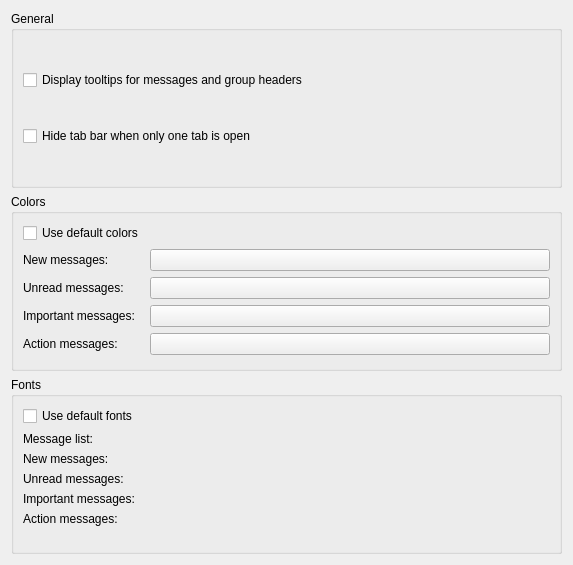
<?xml version="1.0" encoding="UTF-8"?>
<ui version="4.0">
 <class>MessageListConfig</class>
 <widget class="QWidget" name="MessageListConfig">
  <property name="geometry">
   <rect>
    <x>0</x>
    <y>0</y>
    <width>573</width>
    <height>565</height>
   </rect>
  </property>
  <layout class="QVBoxLayout" name="verticalLayout_2">
   <item>
    <widget class="QGroupBox" name="mainGroup">
     <property name="title">
      <string>General</string>
     </property>
     <layout class="QVBoxLayout" name="verticalLayout">
      <item>
       <widget class="QCheckBox" name="kcfg_MessageToolTipEnabled">
        <property name="text">
         <string>Display tooltips for messages and group headers</string>
        </property>
       </widget>
      </item>
      <item>
       <widget class="QCheckBox" name="kcfg_AutoHideTabBarWithSingleTab">
        <property name="text">
         <string>Hide tab bar when only one tab is open</string>
        </property>
       </widget>
      </item>
     </layout>
    </widget>
   </item>
   <item>
    <widget class="QGroupBox" name="colorGroup">
     <property name="title">
      <string>Colors</string>
     </property>
     <layout class="QHBoxLayout" name="horizontalLayout">
      <item>
       <layout class="QFormLayout" name="formLayout">
        <item row="0" column="0">
         <widget class="QCheckBox" name="kcfg_UseDefaultColors">
          <property name="text">
           <string>Use default colors</string>
          </property>
         </widget>
        </item>
        <item row="1" column="0">
         <widget class="QLabel" name="label">
          <property name="text">
           <string>New messages:</string>
          </property>
         </widget>
        </item>
        <item row="1" column="1">
         <widget class="KColorButton" name="kcfg_NewMessageColor"/>
        </item>
        <item row="2" column="0">
         <widget class="QLabel" name="label_2">
          <property name="text">
           <string>Unread messages:</string>
          </property>
         </widget>
        </item>
        <item row="2" column="1">
         <widget class="KColorButton" name="kcfg_UnreadMessageColor"/>
        </item>
        <item row="3" column="0">
         <widget class="QLabel" name="label_3">
          <property name="text">
           <string>Important messages:</string>
          </property>
         </widget>
        </item>
        <item row="3" column="1">
         <widget class="KColorButton" name="kcfg_ImportantMessageColor"/>
        </item>
        <item row="4" column="0">
         <widget class="QLabel" name="label_4">
          <property name="text">
           <string>Action messages:</string>
          </property>
         </widget>
        </item>
        <item row="4" column="1">
         <widget class="KColorButton" name="kcfg_TodoMessageColor"/>
        </item>
       </layout>
      </item>
     </layout>
    </widget>
   </item>
   <item>
    <widget class="QGroupBox" name="fontGroup">
     <property name="title">
      <string>Fonts</string>
     </property>
     <layout class="QHBoxLayout" name="horizontalLayout_2">
      <item>
       <layout class="QFormLayout" name="formLayout_2">
        <property name="fieldGrowthPolicy">
         <enum>QFormLayout::ExpandingFieldsGrow</enum>
        </property>
        <item row="0" column="0">
         <widget class="QCheckBox" name="kcfg_UseDefaultFonts">
          <property name="text">
           <string>Use default fonts</string>
          </property>
         </widget>
        </item>
        <item row="1" column="0">
         <widget class="QLabel" name="label_9">
          <property name="text">
           <string>Message list:</string>
          </property>
         </widget>
        </item>
        <item row="2" column="0">
         <widget class="QLabel" name="label_5">
          <property name="text">
           <string>New messages:</string>
          </property>
         </widget>
        </item>
        <item row="3" column="0">
         <widget class="QLabel" name="label_6">
          <property name="text">
           <string>Unread messages:</string>
          </property>
         </widget>
        </item>
        <item row="4" column="0">
         <widget class="QLabel" name="label_7">
          <property name="text">
           <string>Important messages:</string>
          </property>
         </widget>
        </item>
        <item row="5" column="0">
         <widget class="QLabel" name="label_8">
          <property name="text">
           <string>Action messages:</string>
          </property>
         </widget>
        </item>
        <item row="1" column="1">
         <widget class="KFontRequester" name="kcfg_MessageListFont"/>
        </item>
        <item row="2" column="1">
         <widget class="KFontRequester" name="kcfg_NewMessageFont"/>
        </item>
        <item row="3" column="1">
         <widget class="KFontRequester" name="kcfg_UnreadMessageFont"/>
        </item>
        <item row="4" column="1">
         <widget class="KFontRequester" name="kcfg_ImportantMessageFont"/>
        </item>
        <item row="5" column="1">
         <widget class="KFontRequester" name="kcfg_TodoMessageFont"/>
        </item>
       </layout>
      </item>
     </layout>
    </widget>
   </item>
  </layout>
 </widget>
 <customwidgets>
  <customwidget>
   <class>KFontRequester</class>
   <extends>QWidget</extends>
   <header>kfontrequester.h</header>
  </customwidget>
  <customwidget>
   <class>KColorButton</class>
   <extends>QPushButton</extends>
   <header>kcolorbutton.h</header>
  </customwidget>
 </customwidgets>
 <resources/>
 <connections>
  <connection>
   <sender>kcfg_UseDefaultColors</sender>
   <signal>toggled(bool)</signal>
   <receiver>kcfg_NewMessageColor</receiver>
   <slot>setDisabled(bool)</slot>
   <hints>
    <hint type="sourcelabel">
     <x>66</x>
     <y>141</y>
    </hint>
    <hint type="destinationlabel">
     <x>170</x>
     <y>177</y>
    </hint>
   </hints>
  </connection>
  <connection>
   <sender>kcfg_UseDefaultColors</sender>
   <signal>toggled(bool)</signal>
   <receiver>kcfg_UnreadMessageColor</receiver>
   <slot>setDisabled(bool)</slot>
   <hints>
    <hint type="sourcelabel">
     <x>37</x>
     <y>141</y>
    </hint>
    <hint type="destinationlabel">
     <x>163</x>
     <y>205</y>
    </hint>
   </hints>
  </connection>
  <connection>
   <sender>kcfg_UseDefaultColors</sender>
   <signal>toggled(bool)</signal>
   <receiver>kcfg_ImportantMessageColor</receiver>
   <slot>setDisabled(bool)</slot>
   <hints>
    <hint type="sourcelabel">
     <x>107</x>
     <y>143</y>
    </hint>
    <hint type="destinationlabel">
     <x>158</x>
     <y>231</y>
    </hint>
   </hints>
  </connection>
  <connection>
   <sender>kcfg_UseDefaultColors</sender>
   <signal>toggled(bool)</signal>
   <receiver>kcfg_TodoMessageColor</receiver>
   <slot>setDisabled(bool)</slot>
   <hints>
    <hint type="sourcelabel">
     <x>83</x>
     <y>147</y>
    </hint>
    <hint type="destinationlabel">
     <x>159</x>
     <y>263</y>
    </hint>
   </hints>
  </connection>
  <connection>
   <sender>kcfg_UseDefaultFonts</sender>
   <signal>toggled(bool)</signal>
   <receiver>kcfg_MessageListFont</receiver>
   <slot>setDisabled(bool)</slot>
   <hints>
    <hint type="sourcelabel">
     <x>75</x>
     <y>373</y>
    </hint>
    <hint type="destinationlabel">
     <x>186</x>
     <y>405</y>
    </hint>
   </hints>
  </connection>
  <connection>
   <sender>kcfg_UseDefaultFonts</sender>
   <signal>toggled(bool)</signal>
   <receiver>kcfg_NewMessageFont</receiver>
   <slot>setDisabled(bool)</slot>
   <hints>
    <hint type="sourcelabel">
     <x>54</x>
     <y>376</y>
    </hint>
    <hint type="destinationlabel">
     <x>158</x>
     <y>434</y>
    </hint>
   </hints>
  </connection>
  <connection>
   <sender>kcfg_UseDefaultFonts</sender>
   <signal>toggled(bool)</signal>
   <receiver>kcfg_UnreadMessageFont</receiver>
   <slot>setDisabled(bool)</slot>
   <hints>
    <hint type="sourcelabel">
     <x>35</x>
     <y>379</y>
    </hint>
    <hint type="destinationlabel">
     <x>157</x>
     <y>462</y>
    </hint>
   </hints>
  </connection>
  <connection>
   <sender>kcfg_UseDefaultFonts</sender>
   <signal>toggled(bool)</signal>
   <receiver>kcfg_ImportantMessageFont</receiver>
   <slot>setDisabled(bool)</slot>
   <hints>
    <hint type="sourcelabel">
     <x>21</x>
     <y>376</y>
    </hint>
    <hint type="destinationlabel">
     <x>158</x>
     <y>492</y>
    </hint>
   </hints>
  </connection>
  <connection>
   <sender>kcfg_UseDefaultFonts</sender>
   <signal>toggled(bool)</signal>
   <receiver>kcfg_TodoMessageFont</receiver>
   <slot>setDisabled(bool)</slot>
   <hints>
    <hint type="sourcelabel">
     <x>94</x>
     <y>374</y>
    </hint>
    <hint type="destinationlabel">
     <x>155</x>
     <y>517</y>
    </hint>
   </hints>
  </connection>
 </connections>
</ui>
